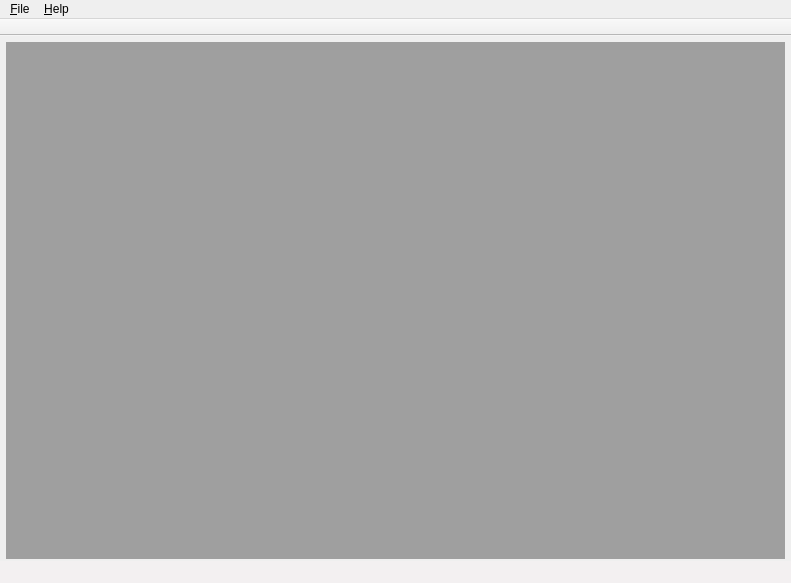
<?xml version="1.0" encoding="UTF-8"?>
<ui version="4.0">
 <class>MainWindow</class>
 <widget class="QMainWindow" name="MainWindow">
  <property name="geometry">
   <rect>
    <x>0</x>
    <y>0</y>
    <width>791</width>
    <height>583</height>
   </rect>
  </property>
  <property name="contextMenuPolicy">
   <enum>Qt::NoContextMenu</enum>
  </property>
  <property name="windowTitle">
   <string>AppSet</string>
  </property>
  <widget class="QWidget" name="centralwidget">
   <layout class="QGridLayout" name="gridLayout">
    <property name="leftMargin">
     <number>6</number>
    </property>
    <property name="topMargin">
     <number>6</number>
    </property>
    <property name="rightMargin">
     <number>6</number>
    </property>
    <property name="bottomMargin">
     <number>2</number>
    </property>
    <item row="0" column="0">
     <widget class="QMdiArea" name="mdiArea"/>
    </item>
   </layout>
  </widget>
  <widget class="QMenuBar" name="menubar">
   <property name="geometry">
    <rect>
     <x>0</x>
     <y>0</y>
     <width>791</width>
     <height>21</height>
    </rect>
   </property>
   <widget class="QMenu" name="menuFile">
    <property name="title">
     <string>&amp;File</string>
    </property>
    <addaction name="actionSetting"/>
    <addaction name="separator"/>
    <addaction name="actionQuit"/>
   </widget>
   <widget class="QMenu" name="menuHelp">
    <property name="tearOffEnabled">
     <bool>false</bool>
    </property>
    <property name="title">
     <string>&amp;Help</string>
    </property>
    <addaction name="actionHelp"/>
    <addaction name="separator"/>
    <addaction name="actionAbout"/>
   </widget>
   <addaction name="menuFile"/>
   <addaction name="menuHelp"/>
  </widget>
  <widget class="QStatusBar" name="statusbar">
   <property name="styleSheet">
    <string notr="true">background-color: rgb(243, 240, 241);</string>
   </property>
  </widget>
  <widget class="QToolBar" name="toolBar">
   <property name="enabled">
    <bool>true</bool>
   </property>
   <property name="windowTitle">
    <string notr="true">toolBar</string>
   </property>
   <property name="movable">
    <bool>false</bool>
   </property>
   <property name="allowedAreas">
    <set>Qt::NoToolBarArea</set>
   </property>
   <property name="floatable">
    <bool>false</bool>
   </property>
   <attribute name="toolBarArea">
    <enum>TopToolBarArea</enum>
   </attribute>
   <attribute name="toolBarBreak">
    <bool>false</bool>
   </attribute>
  </widget>
  <action name="actionQuit">
   <property name="icon">
    <iconset resource="../appmain.qrc">
     <normaloff>:/images/quit.png</normaloff>:/images/quit.png</iconset>
   </property>
   <property name="text">
    <string>&amp;Quit</string>
   </property>
  </action>
  <action name="actionAbout">
   <property name="text">
    <string>About AppSet</string>
   </property>
  </action>
  <action name="actionHelp">
   <property name="icon">
    <iconset resource="../appmain.qrc">
     <normaloff>:/images/help.png</normaloff>:/images/help.png</iconset>
   </property>
   <property name="text">
    <string>Content</string>
   </property>
   <property name="statusTip">
    <string>AppSet Help Content</string>
   </property>
   <property name="shortcut">
    <string notr="true">F1</string>
   </property>
  </action>
  <action name="actionSetting">
   <property name="icon">
    <iconset resource="../appmain.qrc">
     <normaloff>:/images/setting.png</normaloff>:/images/setting.png</iconset>
   </property>
   <property name="text">
    <string>Setting</string>
   </property>
   <property name="statusTip">
    <string>Setting</string>
   </property>
  </action>
 </widget>
 <resources>
  <include location="../appmain.qrc"/>
 </resources>
 <connections/>
</ui>
